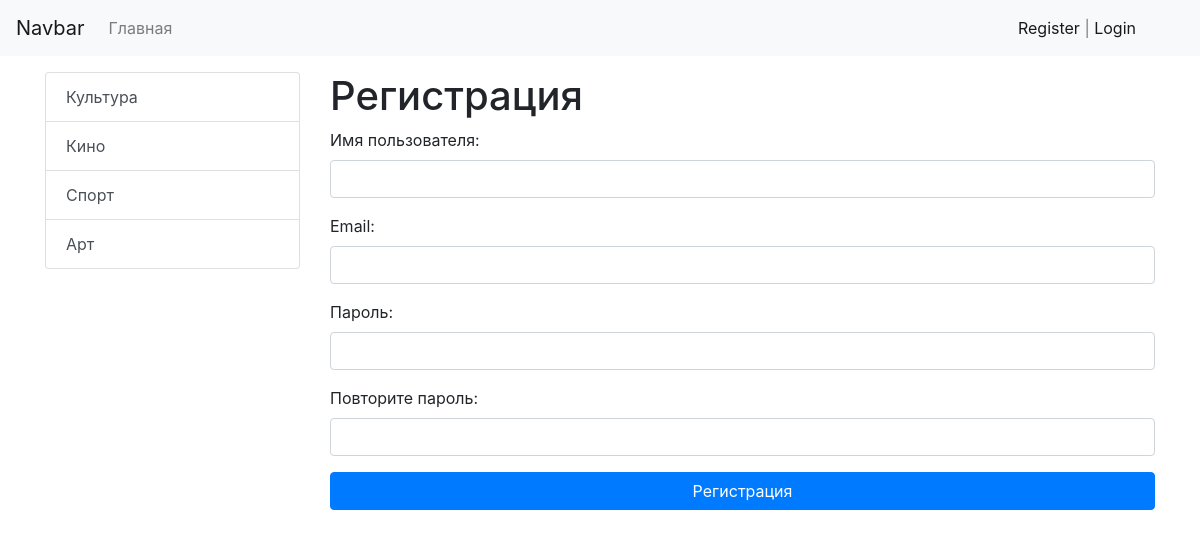
Screenshot of /register/ with the database file from the repository.
### news/models.py (models this page shows, shortened)
class Category(models.Model):
    title = models.CharField(max_length=250, db_index=True, verbose_name='Категория')
    def get_absolute_url(self):
        return reverse('category', kwargs={'category_id': self.pk})
    class Meta:
        verbose_name = 'Категория'
        verbose_name_plural = 'Список категорий'
        ordering = ['title']

### news/views.py (the view)
# urls.py: path('register/', register, name='register'),
def register(request):
    if request.method == "POST":
        form = UserRegisterForm(request.POST)
        if form.is_valid():
            messages.success(request, 'Вы успешно зарегистрировались!')
            form.save()
            return redirect('login')
        else:
            messages.error(request, 'Ошибка вилидации!')
    else:
        form = UserRegisterForm()
    return render(request, 'news/register.html', {'form': form})

### news/forms.py
class UserRegisterForm(UserCreationForm):
    username = forms.CharField(label='Имя пользователя', widget=forms.TextInput(attrs={'class': 'form-control'}))
    password1 = forms.CharField(label='Пароль', widget=forms.PasswordInput(attrs={'class': 'form-control'}))
    password2 = forms.CharField(label='Повторите пароль', widget=forms.PasswordInput(attrs={'class': 'form-control'}))
    email = forms.EmailField(label='Email', widget=forms.EmailInput(attrs={'class': 'form-control'}))
    class Meta:
        model = User
        fields = ['username', 'email', 'password1', 'password2']

### news/templatetags/news_tags.py (called while the page is built)
@register.simple_tag(name='get_list_categories')
def get_categories():
    return Category.objects.all()

@register.inclusion_tag('news/list_categories.html')
def show_categories(active_category_pk='-1'):
    categories = Category.objects.annotate(cnt=Count('news')).filter(cnt__gt=0)
    return {'categories': categories, 'active_category_pk': active_category_pk}

### news/templates/news/register.html (shortened to what this page needs)
{% extends "base.html" %}
{% load static %}
{% block extra_style %}
<link rel="stylesheet" href="{% static 'css_style/admin.css' %}">
{% endblock extra_style %}
{% block sidebar %}
{% include 'inc/_sidebar.html' %}
{% endblock sidebar %}
{% block content %}
<h1>Регистрация</h1>
<form  method="post">
    {{ form.as_p }}
    <button type="submit" class="btn btn-primary btn-block">Регистрация</button>
</form>
{% endblock content %}

### news/templates/news/list_categories.html
<div class="list-group">
    {% for item in categories %}
        <a href="{{ item.get_absolute_url }}" class="list-group-item list-group-item-action {% if item.pk == active_category_pk %}active{% endif %}">{{ item.title }}</a>
    {% endfor %}
</div>

### rows the page displays
Category: title "Культура"
Category: title "Кино"
Category: title "Спорт"
Category: title "Арт"
